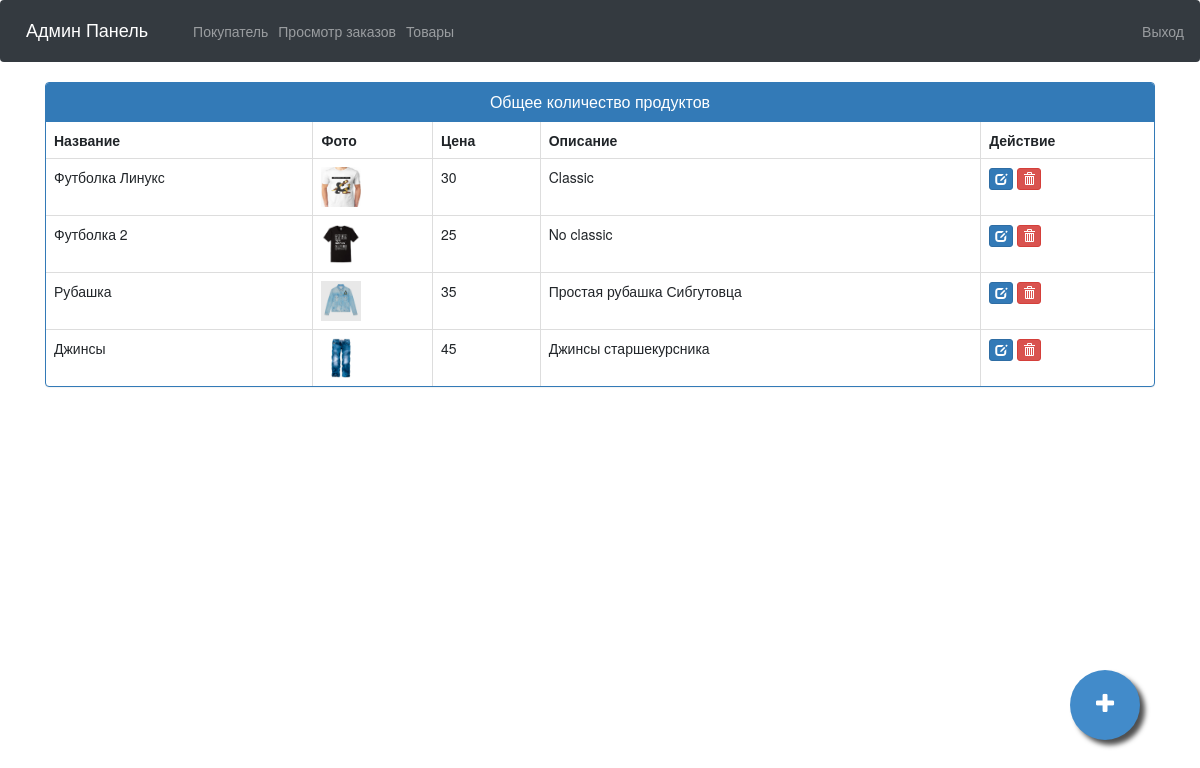
The app's page /admin-products (signed in) with its own data.
### ecom/models.py (models this page shows, shortened)
class Product(models.Model):
    name=models.CharField(max_length=40)
    product_image= models.ImageField(upload_to='product_image/',null=True,blank=True)
    price = models.PositiveIntegerField()
    description=models.CharField(max_length=40)

### ecom/views.py (the view)
# urls.py: path('admin-products', views.admin_products_view,name='admin-products'),
@login_required(login_url='adminlogin')
def admin_products_view(request):
    products=models.Product.objects.all()
    return render(request,'ecom/admin_products.html',{'products':products})

### templates/ecom/admin_products.html (shortened to what this page needs)
{% extends 'ecom/admin_base.html' %}
{% load static %}
{% block content %}
<head>
  <link href="//netdna.bootstrapcdn.com/bootstrap/3.0.0/css/bootstrap.min.css" rel="stylesheet" id="bootstrap-css">
</head>
<div class="container">
  <div class="panel panel-primary">
    <div class="panel-heading">
      <h6 class="panel-title">Общее количество продуктов</h6>
    </div>
    <table class="table table-hover table-bordered" id="dev-table">
      <thead>
        <tr>
          <th>Название</th>
          <th>Фото</th>
          <th>Цена</th>
          <th>Описание</th>
          <th>Действие</th>
        </tr>
      </thead>
      {% for p in products %}
  {% if p %}
      <tr>
        <td> {{p.name}}</td>
        <td> <img src="{% static p.product_image.url %}" alt="Profile Pic" height="40px" width="40px" /></td>
        <td>{{p.price}}</td>
        <td>{{p.description}}</td>
        <td><a class="btn btn-primary btn-xs" href="{% url 'update-product' p.id  %}"><span class="glyphicon glyphicon-edit"></span></a>
          <a class="btn btn-danger btn-xs" href="{% url 'delete-product' p.id  %}"><span class="glyphicon glyphicon-trash"></span></a></td>
      </tr>
      {%else%}
      <br><br><br>
      <h1>No Products!!</h1>
      {% endif %}
      {% endfor %}
    </table>
  </div>
</div>
<a href="/admin-add-product" class="float">
<i class="fa fa-plus my-float"></i>
</a>
{% endblock content %}

### templates/ecom/admin_base.html (shortened to what this page needs)
<!DOCTYPE html>
{% load static %}
<html lang="en">
<head>
  <link rel="stylesheet" href="https://stackpath.bootstrapcdn.com/bootstrap/4.3.1/css/bootstrap.min.css">
  <link rel="stylesheet" href="https://maxcdn.bootstrapcdn.com/font-awesome/4.7.0/css/font-awesome.min.css">
</head>
<body>
  <div class="bs-example">
    <nav class="navbar navbar-expand-md navbar-dark fixed-top" style="background:#343A40;">
      <a href="/" class="navbar-brand">Админ Панель</a>
      <div class="collapse navbar-collapse justify-content-between" id="navbarCollapse">
        <div class="navbar-nav">
          <a href="/view-customer" class="nav-item nav-link">Покупатель</a>
          <a href="/admin-view-booking" class="nav-item nav-link">Просмотр заказов</a>
          <a href="/admin-products" class="nav-item nav-link">Товары</a>
        </div>
        <div class="navbar-nav navbar-right">
          <a href="/logout" class="nav-item nav-link"> Выход</a>
        </div>
      </div>
    </nav>
  </div>
  {% block content %}
  {% endblock content %}
<br><br><br><br><br><br><br><br>
</body>
</html>

### templates/ecom/admin_base.html (style rules this page uses)
.bs-example { margin: 0px; }
.navbar-brand { font-size: 20px; font-family: sans-serif; }
.fa { font-size: 23px; width: 2em; height: 2em; text-align: center; text-decoration: none; margin: 5px 2px; border-radius: 50%; padding-top: 0.5em; }

### templates/ecom/admin_products.html (style rules this page uses)
a:link { text-decoration: none; }
h6 { text-align: center; }
.float { position:fixed; width:70px; height:70px; bottom:60px; right:60px; background-color:#428bca; color:#FFF; border-radius:50px; text-align:center; box-shadow: 5px 5px 5px #505050; }
.my-float { margin-top:22px; }
.fa { padding: 0em 0.5em; }

### records on screen
Product: name "Футболка Линукс", product_image (picture), price "30", description "Classic"
Product: name "Футболка 2", product_image (picture), price "25", description "No classic"
Product: name "Рубашка", product_image (picture), price "35", description "Простая рубашка Сибгутовца"
Product: name "Джинсы", product_image (picture), price "45", description "Джинсы старшекурсника"
